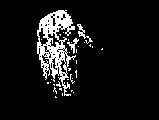
#> input picture HW2/palm.bmp, 159 x 120 px
$ python MP2.py
#> lines starting #> are read from the running program, lines starting #| are printed output that depends on the picture; after the words box and inside, x2 and y2 are one past the last pixel; in counts of white or black regions, pixels touching at a corner belong together
import numpy as np
import cv2

def Erosion(img, SE):
    im = np.array(img)
    # im = np.array([[0,0,0,0,0,0],[0,1,1,1,1,0],[0,1,1,1,1,0],[0,1,1,1,1,0],[0,0,0,0,0,0]])
    x = np.shape(im)[0]-1
    y = np.shape(im)[1]-1
    new_img = np.zeros((x+1,y+1))
    for i in range(x+1):
        for j in range(y+1):
            check = True
            for dir in SE:
                next = [i+dir[0],j+dir[1]]
                if 0<=next[0]<=x and 0<=next[1]<=y and im[next[0]][next[1]]==0:
                    check = False
                    break
            if check == True:
                new_img[i][j] = 255
            else:
                new_img[i][j] = 0

    return new_img

def Dilation(img, SE):
    im = np.array(img)

    x = np.shape(im)[0]-1
    y = np.shape(im)[1]-1
    new_img = np.zeros((x+1,y+1))
    for i in range(x+1):
        for j in range(y+1):
            if 0<=i<=x and 0<=j<=y and im[i][j] == 255:

                for dir in SE:
                    new = [i+dir[0],j+dir[1]]
                    if 0<=new[0]<=x and 0<=new[1]<=y:

                        new_img[new[0]][new[1]]=255


    return new_img

def Opening(img, SE):
    return Dilation(Erosion(img,SE),SE)

def Closing(img, SE):
    return Erosion(Dilation(img,SE),SE)

def Boundary(img):
    SE = [(1,1),(1, 0), (1, -1), (0, 1), (0, 0),(0,-1),(-1,1),(-1,0),(-1,-1)]
    erosion_img = Erosion(img,SE)
    return img-erosion_img


def main():
    img_1 = cv2.imread("palm.bmp",cv2.IMREAD_GRAYSCALE)
#> img_1: shape (120, 159); 8.5% white; 32 white regions (29 under 20 px), largest, box (x1, y1, x2, y2) and area: (37, 10, 76, 96) 1378, (77, 24, 93, 44) 79, (67, 38, 79, 54) 61
    img_2 = cv2.imread("gun.bmp",cv2.IMREAD_GRAYSCALE)
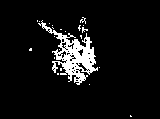
#> input picture HW2/gun.bmp, 160 x 119 px
#> img_2: shape (119, 160); 7% white; 22 white regions (21 under 20 px), largest, box (x1, y1, x2, y2) and area: (38, 20, 98, 85) 1251
    cv2.imshow('palm',img_1)
    cv2.imshow('gun',img_2)
    """1 1 1
       1 1 1
       1 1 1"""
    SE1 = [(1,1),(1, 0), (1, -1), (0, 1), (0, 0),(0,-1),(-1,1),(-1,0),(-1,-1)]
    img_d1 = np.uint8(Dilation(img_1,SE1))
#> after the loop in Dilation, `for i in range(x+1):`: new_img: shape (120, 159) float64; 15.7% white; 3 white regions (1 under 20 px), largest, box (x1, y1, x2, y2) and area: (36, 9, 94, 99) 2951, (74, 69, 78, 79) 34
    cv2.imshow('Dilation palm',img_d1)
    img_d2 = np.uint8(Dilation(img_2,SE1))
#> after the loop in Dilation (call 2), `for i in range(x+1):`: new_img: shape (119, 160) float64; 11.9% white; 5 white regions (3 under 20 px), largest, box (x1, y1, x2, y2) and area: (36, 16, 101, 86) 2207, (28, 47, 33, 52) 24
    cv2.imshow('Dilation gun',img_d2)
    img_e1 = np.uint8(Erosion(img_1,SE1))
#> after the loop in Erosion, `for i in range(x+1):`: new_img: shape (120, 159) float64; 1.7% white in thin lines or dots, all inside (x1, y1, x2, y2) = (38, 11, 81, 86)
    cv2.imshow('Erosion palm',img_e1)
    img_e2 = np.uint8(Erosion(img_2,SE1))
#> after the loop in Erosion (call 2), `for i in range(x+1):`: new_img: shape (119, 160) float64; 2.1% white; 12 white regions (9 under 20 px), largest, box (x1, y1, x2, y2) and area: (69, 38, 94, 71) 271, (63, 56, 74, 74) 69, (77, 74, 84, 80) 21
    cv2.imshow('Erosion gun',img_e2)
    img_o1 = np.uint8(Opening(img_1,SE1))
#> after the loop in Dilation (call 3), `for i in range(x+1):`: new_img: shape (120, 159) float64; 4.5% white; 18 white regions (13 under 20 px), largest, box (x1, y1, x2, y2) and area: (40, 10, 75, 38) 445, (49, 43, 59, 63) 127, (37, 42, 45, 55) 59, (52, 69, 58, 76) 35, (66, 56, 71, 61) 20
    cv2.imshow('Opening palm',img_o1)
    img_o2 = np.uint8(Opening(img_2,SE1))
#> after the loop in Dilation (call 4), `for i in range(x+1):`: new_img: shape (119, 160) float64; 4.3% white; 10 white regions (5 under 20 px), largest, box (x1, y1, x2, y2) and area: (62, 37, 95, 75) 636, (76, 73, 85, 81) 51, (63, 35, 70, 45) 43, (58, 33, 62, 39) 24, (56, 56, 62, 60) 23
    cv2.imshow('Opening gun',img_o2)
    img_c1 = np.uint8(Closing(img_1,SE1))
#> after the loop in Erosion (call 5), `for i in range(x+1):`: new_img: shape (120, 159) float64; 12% white; 9 white regions (7 under 20 px), largest, box (x1, y1, x2, y2) and area: (37, 10, 79, 96) 2130, (77, 24, 93, 48) 122
    cv2.imshow('Closing palm',img_c1)
    img_c2 = np.uint8(Closing(img_2,SE1))
#> after the loop in Erosion (call 6), `for i in range(x+1):`: new_img: shape (119, 160) float64; 9.1% white; 7 white regions (6 under 20 px), largest, box (x1, y1, x2, y2) and area: (37, 17, 100, 85) 1723
    cv2.imshow('Closing gun',img_c2)
    img_b1 = np.uint8(Boundary(img_c1))
#> after the loop in Erosion (call 7), `for i in range(x+1):`: new_img: shape (120, 159) float64; 8.5% white; 8 white regions (4 under 20 px), largest, box (x1, y1, x2, y2) and area: (38, 38, 74, 95) 980, (40, 11, 74, 37) 564, (79, 27, 84, 35) 24, (70, 39, 78, 49) 24
#> in Boundary, `return img-erosion_img`: returned value: shape (120, 159) float64; 3.4% white in thin lines or dots, all inside (x1, y1, x2, y2) = (37, 10, 103, 98)
    cv2.imshow('Boundary palm (reference closing palm)',img_b1)
    img_b2 = np.uint8(Boundary(img_c2))
#> after the loop in Erosion (call 8), `for i in range(x+1):`: new_img: shape (119, 160) float64; 6.6% white; 3 white regions (1 under 20 px), largest, box (x1, y1, x2, y2) and area: (47, 28, 97, 84) 1208, (80, 19, 86, 31) 34
#> in Boundary (call 2), `return img-erosion_img`: returned value: shape (119, 160) float64; 2.5% white in thin lines or dots, all inside (x1, y1, x2, y2) = (29, 17, 132, 117)
    cv2.imshow('Boundary gun (reference closing guns)',img_b2)

    """  1 1 1
       1 1 1 1 1
       1 1 1 1 1
       1 1 1 1 1
         1 1 1"""
    SE2 = [(2,1), (2, 0), (2, -1),(1,2),(1,1),(1, 0), (1, -1),(1,-2) , (0,2),(0, 1), (0, 0),(0,-1),(0,-2),(-1,2),(-1,1),(-1,0),(-1,-1),(-1,-2),(-2,1),(-2,0),(-2,-1)]

    img_d1 = np.uint8(Dilation(img_1,SE2))
#> after the loop in Dilation (call 7), `for i in range(x+1):`: new_img: shape (120, 159) float64; 18.2% white; 2 white regions, box (x1, y1, x2, y2) and area: (35, 8, 95, 100) 3450, (99, 46, 105, 52) 30
    cv2.imshow('Dilation palm-star',img_d1)
    img_d2 = np.uint8(Dilation(img_2,SE2))
#> after the loop in Dilation (call 8), `for i in range(x+1):`: new_img: shape (119, 160) float64; 13.9% white; 4 white regions, box (x1, y1, x2, y2) and area: (35, 15, 102, 87) 2550, (27, 46, 34, 53) 43, (128, 113, 134, 119) 30, (87, 82, 92, 87) 21
    cv2.imshow('Dilation gun-star',img_d2)
    img_e1 = np.uint8(Erosion(img_1,SE2))
#> after the loop in Erosion (call 9), `for i in range(x+1):`: new_img: shape (120, 159) float64; 0.39% white in thin lines or dots, all inside (x1, y1, x2, y2) = (42, 12, 70, 73)
    cv2.imshow('Erosion palm-star',img_e1)
    img_e2 = np.uint8(Erosion(img_2,SE2))
#> after the loop in Erosion (call 10), `for i in range(x+1):`: new_img: shape (119, 160) float64; 0.68% white in thin lines or dots, all inside (x1, y1, x2, y2) = (65, 42, 92, 78)
    cv2.imshow('Erosion gun-star',img_e2)
    img_o1 = np.uint8(Opening(img_1,SE2))
#> after the loop in Dilation (call 9), `for i in range(x+1):`: new_img: shape (120, 159) float64; 2.1% white; 7 white regions, largest, box (x1, y1, x2, y2) and area: (55, 17, 72, 28) 121, (43, 24, 54, 34) 69, (40, 15, 51, 25) 68
    cv2.imshow('Opening palm-star',img_o1)
    img_o2 = np.uint8(Opening(img_2,SE2))
#> after the loop in Dilation (call 10), `for i in range(x+1):`: new_img: shape (119, 160) float64; 2.6% white; 3 white regions, box (x1, y1, x2, y2) and area: (72, 40, 94, 69) 363, (63, 55, 73, 70) 104, (79, 73, 85, 80) 33
    cv2.imshow('Opening gun-star',img_o2)
    img_c1 = np.uint8(Closing(img_1,SE2))
#> after the loop in Erosion (call 13), `for i in range(x+1):`:
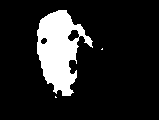
#> new_img: shape (120, 159) float64; 14.1% white; 3 white regions (2 under 20 px), largest, box (x1, y1, x2, y2) and area: (37, 10, 93, 96) 2675
    cv2.imshow('Closing palm-star',img_c1)
    img_c2 = np.uint8(Closing(img_2,SE2))
#> after the loop in Erosion (call 14), `for i in range(x+1):`:
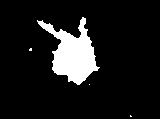
#> new_img: shape (119, 160) float64; 10.3% white; 4 white regions (3 under 20 px), largest, box (x1, y1, x2, y2) and area: (37, 17, 100, 85) 1945
    cv2.imshow('Closing gun-star',img_c2)
    img_b1 = np.uint8(Boundary(img_c1))
#> after the loop in Erosion (call 15), `for i in range(x+1):`:
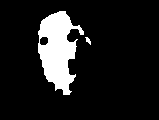
#> new_img: shape (120, 159) float64; 11.8% white; 2 white regions, box (x1, y1, x2, y2) and area: (38, 11, 84, 95) 2221, (85, 37, 91, 45) 25
#> in Boundary (call 3), `return img-erosion_img`:
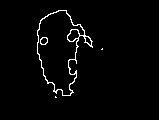
#> returned value: shape (120, 159) float64; 2.3% white in thin lines or dots, all inside (x1, y1, x2, y2) = (37, 10, 103, 98)
    cv2.imshow('Boundary palm (reference closing palm)-star',img_b1)
    img_b2 = np.uint8(Boundary(img_c2))
#> after the loop in Erosion (call 16), `for i in range(x+1):`:
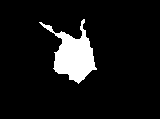
#> new_img: shape (119, 160) float64; 8.4% white; 1 white region, box (x1, y1, x2, y2) and area: (39, 19, 97, 84) 1605
#> in Boundary (call 4), `return img-erosion_img`:
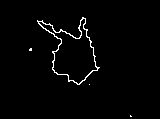
#> returned value: shape (119, 160) float64; 1.8% white in thin lines or dots, all inside (x1, y1, x2, y2) = (29, 17, 132, 117)
    cv2.imshow('Boundary gun (reference closing guns)-star',img_b2)

    cv2.waitKey(0)
    cv2.destroyAllWindows()

if __name__ == "__main__":
    main()
